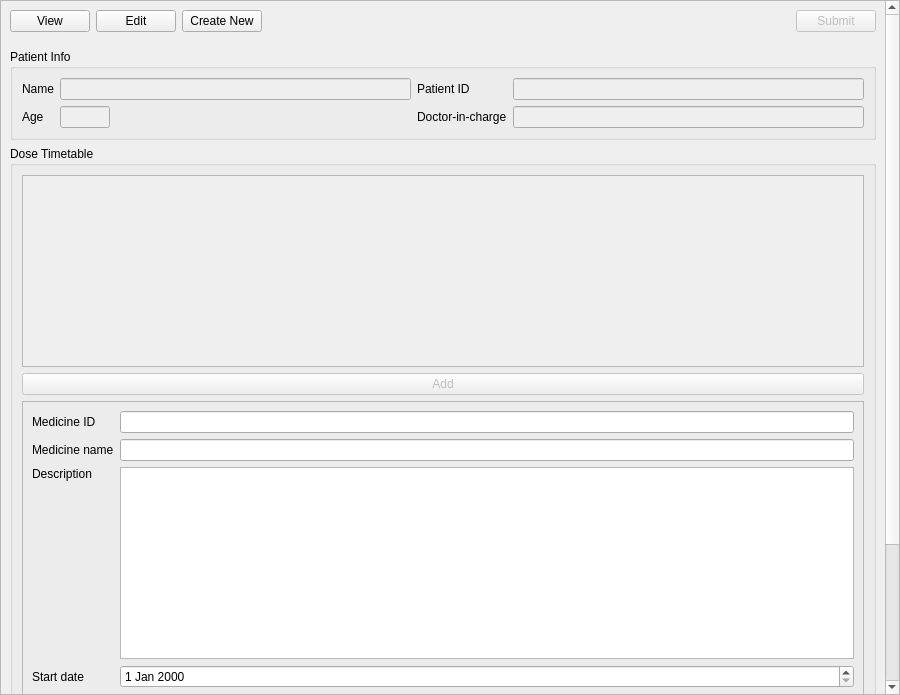
<?xml version="1.0" encoding="UTF-8"?>
<ui version="4.0">
 <class>MainWindow</class>
 <widget class="QMainWindow" name="MainWindow">
  <property name="geometry">
   <rect>
    <x>0</x>
    <y>0</y>
    <width>900</width>
    <height>695</height>
   </rect>
  </property>
  <property name="windowTitle">
   <string>MainWindow</string>
  </property>
  <widget class="QWidget" name="centralwidget">
   <layout class="QVBoxLayout" name="verticalLayout">
    <property name="leftMargin">
     <number>0</number>
    </property>
    <property name="topMargin">
     <number>0</number>
    </property>
    <property name="rightMargin">
     <number>0</number>
    </property>
    <property name="bottomMargin">
     <number>0</number>
    </property>
    <item>
     <widget class="QScrollArea" name="scrollArea">
      <property name="widgetResizable">
       <bool>true</bool>
      </property>
      <widget class="QWidget" name="scrollAreaWidgetContents">
       <property name="geometry">
        <rect>
         <x>0</x>
         <y>-244</y>
         <width>877</width>
         <height>937</height>
        </rect>
       </property>
       <property name="sizePolicy">
        <sizepolicy hsizetype="Preferred" vsizetype="Minimum">
         <horstretch>0</horstretch>
         <verstretch>0</verstretch>
        </sizepolicy>
       </property>
       <layout class="QVBoxLayout" name="verticalLayout_2">
        <item>
         <layout class="QHBoxLayout" name="horizontalLayout_2">
          <property name="bottomMargin">
           <number>11</number>
          </property>
          <item>
           <widget class="QPushButton" name="view_button">
            <property name="text">
             <string>View</string>
            </property>
           </widget>
          </item>
          <item>
           <widget class="QPushButton" name="edit_button">
            <property name="text">
             <string>Edit</string>
            </property>
           </widget>
          </item>
          <item>
           <widget class="QPushButton" name="create_button">
            <property name="text">
             <string>Create New</string>
            </property>
           </widget>
          </item>
          <item>
           <spacer name="horizontalSpacer">
            <property name="orientation">
             <enum>Qt::Horizontal</enum>
            </property>
            <property name="sizeHint" stdset="0">
             <size>
              <width>40</width>
              <height>20</height>
             </size>
            </property>
           </spacer>
          </item>
          <item>
           <widget class="QPushButton" name="submit_button">
            <property name="enabled">
             <bool>false</bool>
            </property>
            <property name="styleSheet">
             <string notr="true"/>
            </property>
            <property name="text">
             <string>Submit</string>
            </property>
           </widget>
          </item>
         </layout>
        </item>
        <item>
         <widget class="QGroupBox" name="groupBox">
          <property name="sizePolicy">
           <sizepolicy hsizetype="Preferred" vsizetype="Minimum">
            <horstretch>0</horstretch>
            <verstretch>0</verstretch>
           </sizepolicy>
          </property>
          <property name="title">
           <string>Patient Info</string>
          </property>
          <layout class="QVBoxLayout" name="verticalLayout_4">
           <item>
            <layout class="QGridLayout" name="gridLayout_2">
             <item row="1" column="2">
              <widget class="QLineEdit" name="patient_name">
               <property name="enabled">
                <bool>false</bool>
               </property>
              </widget>
             </item>
             <item row="2" column="2">
              <widget class="QLineEdit" name="patient_age">
               <property name="enabled">
                <bool>false</bool>
               </property>
               <property name="sizePolicy">
                <sizepolicy hsizetype="Fixed" vsizetype="Fixed">
                 <horstretch>0</horstretch>
                 <verstretch>0</verstretch>
                </sizepolicy>
               </property>
               <property name="minimumSize">
                <size>
                 <width>50</width>
                 <height>0</height>
                </size>
               </property>
               <property name="maximumSize">
                <size>
                 <width>50</width>
                 <height>16777215</height>
                </size>
               </property>
              </widget>
             </item>
             <item row="1" column="3">
              <widget class="QLabel" name="label_4">
               <property name="text">
                <string>Patient ID</string>
               </property>
              </widget>
             </item>
             <item row="1" column="0">
              <widget class="QLabel" name="label">
               <property name="text">
                <string>Name</string>
               </property>
              </widget>
             </item>
             <item row="1" column="4">
              <widget class="QLineEdit" name="patient_id">
               <property name="enabled">
                <bool>false</bool>
               </property>
              </widget>
             </item>
             <item row="2" column="0">
              <widget class="QLabel" name="label_2">
               <property name="text">
                <string>Age</string>
               </property>
              </widget>
             </item>
             <item row="2" column="4">
              <widget class="QLineEdit" name="patient_doctor">
               <property name="enabled">
                <bool>false</bool>
               </property>
              </widget>
             </item>
             <item row="2" column="3">
              <widget class="QLabel" name="label_3">
               <property name="minimumSize">
                <size>
                 <width>0</width>
                 <height>0</height>
                </size>
               </property>
               <property name="text">
                <string>Doctor-in-charge</string>
               </property>
              </widget>
             </item>
            </layout>
           </item>
          </layout>
         </widget>
        </item>
        <item>
         <widget class="QGroupBox" name="groupBox_2">
          <property name="title">
           <string>Dose Timetable</string>
          </property>
          <layout class="QVBoxLayout" name="verticalLayout_3">
           <item>
            <widget class="QListWidget" name="medicine_list">
             <property name="enabled">
              <bool>false</bool>
             </property>
            </widget>
           </item>
           <item>
            <widget class="QPushButton" name="add_button">
             <property name="enabled">
              <bool>false</bool>
             </property>
             <property name="text">
              <string>Add</string>
             </property>
            </widget>
           </item>
           <item>
            <widget class="QFrame" name="dose_frame">
             <property name="sizePolicy">
              <sizepolicy hsizetype="Expanding" vsizetype="Preferred">
               <horstretch>0</horstretch>
               <verstretch>0</verstretch>
              </sizepolicy>
             </property>
             <property name="frameShape">
              <enum>QFrame::StyledPanel</enum>
             </property>
             <property name="frameShadow">
              <enum>QFrame::Raised</enum>
             </property>
             <layout class="QGridLayout" name="gridLayout_3">
              <item row="1" column="1">
               <widget class="QLineEdit" name="medicine_name"/>
              </item>
              <item row="2" column="0">
               <widget class="QLabel" name="label_6">
                <property name="text">
                 <string>Description</string>
                </property>
                <property name="alignment">
                 <set>Qt::AlignLeading|Qt::AlignLeft|Qt::AlignTop</set>
                </property>
               </widget>
              </item>
              <item row="0" column="1">
               <widget class="QLineEdit" name="medicine_id"/>
              </item>
              <item row="2" column="1">
               <widget class="QTextEdit" name="description"/>
              </item>
              <item row="5" column="0">
               <widget class="QLabel" name="label_9">
                <property name="text">
                 <string>Repeat</string>
                </property>
                <property name="alignment">
                 <set>Qt::AlignLeading|Qt::AlignLeft|Qt::AlignTop</set>
                </property>
               </widget>
              </item>
              <item row="3" column="1">
               <widget class="QDateEdit" name="start_date"/>
              </item>
              <item row="4" column="1">
               <widget class="QDateEdit" name="end_date"/>
              </item>
              <item row="4" column="0">
               <widget class="QLabel" name="label_8">
                <property name="text">
                 <string>End date</string>
                </property>
               </widget>
              </item>
              <item row="1" column="0">
               <widget class="QLabel" name="label_5">
                <property name="text">
                 <string>Medicine name</string>
                </property>
               </widget>
              </item>
              <item row="3" column="0">
               <widget class="QLabel" name="label_7">
                <property name="text">
                 <string>Start date</string>
                </property>
               </widget>
              </item>
              <item row="0" column="0">
               <widget class="QLabel" name="label_11">
                <property name="text">
                 <string>Medicine ID</string>
                </property>
               </widget>
              </item>
              <item row="5" column="1">
               <layout class="QGridLayout" name="gridLayout">
                <item row="0" column="5">
                 <widget class="QPushButton" name="friday_button">
                  <property name="styleSheet">
                   <string notr="true">background: dimgray; color: white</string>
                  </property>
                  <property name="text">
                   <string>Friday</string>
                  </property>
                 </widget>
                </item>
                <item row="0" column="0">
                 <widget class="QPushButton" name="sunday_button">
                  <property name="styleSheet">
                   <string notr="true">background: dimgray; color: white</string>
                  </property>
                  <property name="text">
                   <string>Sunday</string>
                  </property>
                 </widget>
                </item>
                <item row="0" column="1">
                 <widget class="QPushButton" name="monday_button">
                  <property name="styleSheet">
                   <string notr="true">background: dimgray; color: white</string>
                  </property>
                  <property name="text">
                   <string>Monday</string>
                  </property>
                 </widget>
                </item>
                <item row="0" column="2">
                 <widget class="QPushButton" name="tuesday_button">
                  <property name="styleSheet">
                   <string notr="true">background: dimgray; color: white</string>
                  </property>
                  <property name="text">
                   <string>Tuesday</string>
                  </property>
                 </widget>
                </item>
                <item row="0" column="6">
                 <widget class="QPushButton" name="saturday_button">
                  <property name="styleSheet">
                   <string notr="true">background: dimgray; color: white</string>
                  </property>
                  <property name="text">
                   <string>Saturday</string>
                  </property>
                 </widget>
                </item>
                <item row="0" column="3">
                 <widget class="QPushButton" name="wednesday_button">
                  <property name="styleSheet">
                   <string notr="true">background: dimgray; color: white</string>
                  </property>
                  <property name="text">
                   <string>Wednesday</string>
                  </property>
                 </widget>
                </item>
                <item row="0" column="4">
                 <widget class="QPushButton" name="thursday_button">
                  <property name="styleSheet">
                   <string notr="true">background: dimgray; color: white</string>
                  </property>
                  <property name="text">
                   <string>Thursday</string>
                  </property>
                 </widget>
                </item>
                <item row="1" column="0">
                 <widget class="QPushButton" name="select_all_button">
                  <property name="text">
                   <string>Select All</string>
                  </property>
                 </widget>
                </item>
                <item row="1" column="1">
                 <widget class="QPushButton" name="deselect_all_button">
                  <property name="text">
                   <string>Deselect all</string>
                  </property>
                 </widget>
                </item>
               </layout>
              </item>
              <item row="6" column="0">
               <widget class="QLabel" name="label_10">
                <property name="text">
                 <string>Consume time</string>
                </property>
               </widget>
              </item>
              <item row="6" column="1">
               <widget class="QLineEdit" name="consume_time"/>
              </item>
             </layout>
            </widget>
           </item>
          </layout>
         </widget>
        </item>
        <item>
         <spacer name="verticalSpacer">
          <property name="orientation">
           <enum>Qt::Vertical</enum>
          </property>
          <property name="sizeHint" stdset="0">
           <size>
            <width>20</width>
            <height>40</height>
           </size>
          </property>
         </spacer>
        </item>
       </layout>
      </widget>
     </widget>
    </item>
   </layout>
  </widget>
 </widget>
 <resources/>
 <connections/>
</ui>
